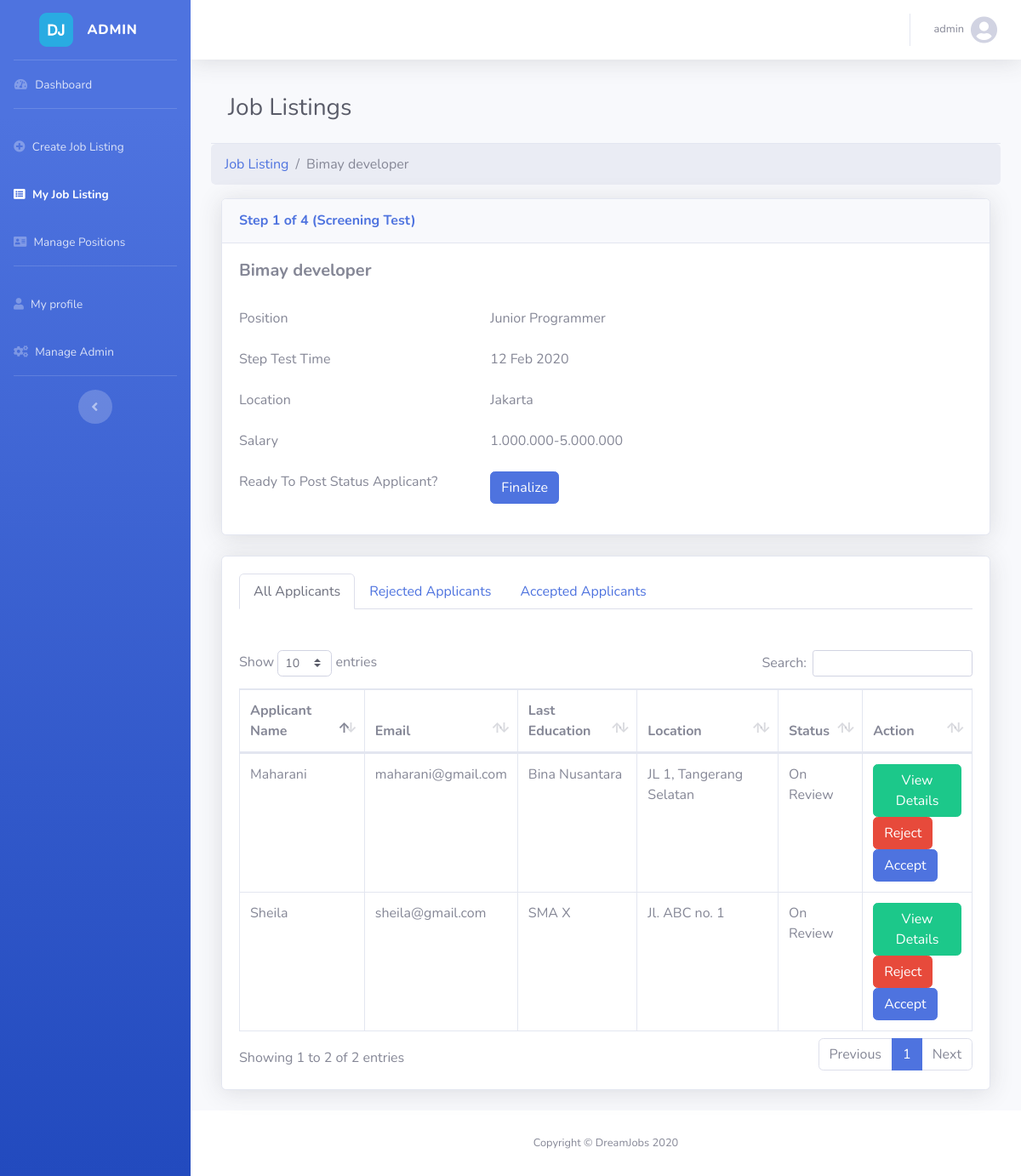
/Cdetailjob.php?id=VAC001 (signed in), run on the app's committed database.
### tables this page shows
CREATE TABLE `trvacancy` (
  `VacancyID` varchar(15) NOT NULL,
  `VacancyTitle` varchar(50) NOT NULL,
  `CompanyID` varchar(15) DEFAULT NULL,
  `PositionID` varchar(15) DEFAULT NULL,
  `VacancyStatusId` int(11) DEFAULT NULL,
  `SalaryRangeID` int(11) DEFAULT NULL,
  `EducationTypeID` int(11) DEFAULT NULL,
  `VacancyLocation` varchar(255) DEFAULT NULL,
  `CreatedDate` date DEFAULT NULL,
  `UpdatedDate` date DEFAULT NULL,
  `CreatedBy` varchar(125) DEFAULT NULL,
  `UpdatedBy` varchar(125) DEFAULT NULL
);

CREATE TABLE `msposition` (
  `PositionID` varchar(15) NOT NULL,
  `PositionName` varchar(255) DEFAULT NULL,
  `CreatedDate` date DEFAULT NULL,
  `UpdatedDate` date DEFAULT NULL,
  `CreatedBy` varchar(125) DEFAULT NULL,
  `UpdatedBy` varchar(125) DEFAULT NULL
);

CREATE TABLE `mssalaryrange` (
  `SalaryRangeId` int(11) NOT NULL,
  `SalaryRange` varchar(55) DEFAULT NULL
);

### Cdetailjob.php (the view, shortened to what this page needs)
<?php
if($_SESSION['RoleID']==2||$_SESSION['RoleID']==3){
?>
<!DOCTYPE html>
<html lang="en">
<head><meta http-equiv="Content-Type" content="text/html; charset=utf-8">
  <link href="vendor/fontawesome-free/css/all.min.css" rel="stylesheet" type="text/css">
  <link href="css/sb-admin-2.min.css" rel="stylesheet">
  <link href="vendor/datatables/dataTables.bootstrap4.min.css" rel="stylesheet">
</head>
<body id="page-top">
<?php
 include_once("Cexcontain.php");
 ?>
        <div class="container-fluid">
           <div class="card-header py-3">
              <h1 class="h3 mb-2 text-gray-800">Job Listings</h1>
            </div>
            <div class="row page-titles">
                <div class="col-md-12 align-self-center">
                    <ol class="breadcrumb">
                        <?php
                        include_once "config/DB.php";
                        $query="SELECT vacancytitle FROM trvacancy a join msposition b on a.PositionID=b.PositionID join mssalaryrange c on a.SalaryRangeID=c.SalaryRangeId WHERE vacancyid='".$_GET['id']."'";
                        $result=$conn->query($query);
                        while($data=$result->fetch_assoc())
                        { ?>
                        <li class="breadcrumb-item"><a href="Cmyjoblist.php">Job Listing</a></li>
                        <li class="breadcrumb-item active"><?php echo $data['vacancytitle']?></li>
                      <?php }
                      ?>
                    </ol>
                </div>
            </div>
            <div class="col-xl-12 col-lg-12">
              <div class="card shadow mb-4">
                <div class="card-header py-3 d-flex flex-row align-items-center justify-content-between">
                   <?php
                        include_once "config/DB.php";
                        $query="SELECT a.StepID as id,StepName FROM trvacancysteptime a join msstep b on a.stepid=b.stepid  where vacancyid='".$_GET['id']."' and StepStatus='On Review' order by a.stepid desc";
                        $result=$conn->query($query);
                        while($data=$result->fetch_assoc())
                        { ?>
                        <h6 class="m-0 font-weight-bold text-primary">Step <?php echo $data['id']?> of 4
                         (<?php echo $data['StepName']?>)</h6>
                      <?php }
                      ?>
                  </div>
                  <div class="card-body">
                     <?php
                        include_once "config/DB.php";
                        $query="SELECT vacancyid as vacid, vacancytitle,positionname,VacancyLocation,salaryrange,(SELECT a.StepID as id FROM trvacancysteptime a join msstep b on a.stepid=b.stepid  where vacancyid=vacid and StepStatus='On Review' order by a.stepid desc ) as stepidget,(select DATE_FORMAT(time,'%d %b %Y') from trvacancysteptime WHERE VacancyID=vacid and stepid=stepidget ) as testdate,
                        (SELECT datediff((select time from trvacancysteptime WHERE VacancyID=vacid and stepid=stepidget),curdate())) as dif FROM trvacancy a join msposition b on a.PositionID=b.PositionID join  mssalaryrange c on a.SalaryRangeID=c.SalaryRangeId
                           WHERE vacancyid='".$_GET['id']."'";
                        $result=$conn->query($query);
                        $querycel="select ((select count(*) as totaldetail from(select * from trvacancydetail GROUP by ApplicantFormID,VacancyID HAVING VacancyID='".$_GET['id']."')a)-
                        (select count(*) as totaldetail from(select * from trvacancydetailtemp GROUP by ApplicantFormID,VacancyID HAVING VacancyID='".$_GET['id']."')a)) difference ";
                        $resultcel=$conn->query($querycel);
                        $datacel=$resultcel->fetch_assoc();
                        while($data=$result->fetch_assoc()){
                        ?>
                        <div class="form-group mb-sm-3 row">
                         <label class="col-4 control-label">  <h5><b><?php echo $data['vacancytitle']?></b></h5>   </label>
                        </div>
                        <div class="form-group mb-sm-3 row">
                            <label class="col-4 control-label">Position</label>
                            <div class="col-8">
                                <label class="control-label"><?php echo $data['positionname']?></label>
                            </div>
                        </div>
                        <div class="form-group mb-sm-3 row">
                            <label class="col-4 control-label">Step Test Time</label>
                            <div class="col-8">
                                <label class="control-label"><?php echo $data['testdate']?></label>
                            </div>
                        </div>
                        <div class="form-group mb-sm-3 row">
                            <label class="col-4 control-label">Location</label>
                            <div class="col-8">
                                <label class="control-label"><?php echo $data['VacancyLocation']?></label>
                            </div>
                        </div>
                        <div class="form-group mb-sm-3 row">
                            <label class="col-4 control-label">Salary</label>
                            <div class="col-8">
                                <label class="control-label"><?php echo $data['salaryrange']?></label>
                            </div>
                        </div>
                        <?php
                        if($data['dif']>0){
                         { ?>
                          <div class="form-group mb-sm-3 row">
                            <label class="col-4 control-label">Ready To Post Status Applicant?</label>
                            <div class="col-8">
                                <label class="control-label">The test hasn't begin yet.</label>
                            </div>
                           </div>
                             <?php }
                        }
                        else{
                             { ?>
                                <div class="form-group mb-sm-3 row">
                            <label class="col-4 control-label">Ready To Post Status Applicant?</label>
                            <div class="col-8">
                                <?php
                                    if($datacel['difference']>0){
                                          { ?>      <a  data-toggle="modal"data-target="#failedconfirm">
                                                               <button  id="Accept" class="btn btn-primary"> Finalize </button>
                                                    </a>
                                          <?php }
                                    }
                                ?>
                            </div>
                           </div>
                             <?php }
                        }
                        ?>
                      <?php }?>
                  </div>
              </div>
            <div class="card shadow mb-4">
              <div class="card-body">
              <nav>
                  <div class="nav nav-tabs" id="nav-tab" role="tablist">
                    <a class="nav-item nav-link active" id="nav-home-tab" data-toggle="tab" href="#nav-home" role="tab" aria-controls="nav-home" aria-selected="true">All Applicants</a>
                  <a class="nav-item nav-link" id="nav-contact-tab" data-toggle="tab" href="#nav-reject" role="tab" aria-controls="nav-contact" aria-selected="false">Rejected Applicants</a>
                   <a class="nav-item nav-link" id="nav-contact-tab" data-toggle="tab" href="#nav-accept" role="tab" aria-controls="nav-contact" aria-selected="false">Accepted Applicants</a>
                    </div>
              </nav>
              <div class="tab-content" id="nav-tabContent">
                <div class="tab-pane fade show active" id="nav-home" role="tabpanel" aria-labelledby="nav-home-tab">
                  <br>
                  <br>
                  <div class="table-responsive">
                  <table class="table table-bordered" id="dataTable" width="100%" cellspacing="0">
                    <thead>
                      <tr>
                        <th>Applicant Name</th>
                        <th>Email</th>
                        <th>Last Education</th>
                        <th>Location</th>
                         <th>Status</th>
                        <th>Action</th>
                      </tr>
                    </thead>
                    <tbody>
                    <?php
                    include_once "config/DB.php";
                    $query="SELECT stepid,firstname ,lastname,useremail, applicantaddress,a.ApplicantFormID as applicantformid,lasteducationname,stepid FROM trvacancydetail a join trapplicantform  b on a.applicantformid=b.ApplicantFormId join msuser s on b.UserID=s.UserID  WHERE
                    vacancyid='".$_GET['id']."' and stepid=(select stepid from trvacancysteptime where vacancyid=
                      '".$_GET['id']."' and StepStatus='On Review') and applicantstatusid=4 GROUP by ApplicantFormID";
                    $result=$conn->query($query);
                    while($data=$result->fetch_assoc()){
                    ?>
                      <tr>
                        <td><?php echo $data['firstname']?></td>
                        <td><?php echo $data['useremail']?></td>
                        <td><?php echo $data['lasteducationname']?></td>
                        <td><?php echo $data['applicantaddress']?></td>
                       <?php
                         $query2="SELECT applicantformid, applicantstatusname as status from trvacancydetailtemp a join msapplicantstatus b on a.applicantstatusid=b.applicantstatusid where
                          ApplicantFormID='".$data['applicantformid']."' and VacancyID='".$_GET['id']."'";
                         $result2=$conn->query($query2);
                          if($result2->num_rows<1){
                              { ?>
                                <td>On Review</td>
                                <td>
                                 <a
                                  href="Capplicantdetail.php?id=<?php echo $data['applicantformid']?>&&vacancy=<?php echo $_GET['id']?>"
                                  style="text-decoration: none;" target="_Blank">
                                  <button  id="status" class="btn btn-success"> View Details </button>
                                   </a>
                                   <form method="POST"
                                  action="controller/rejectApp.php?ApplicantFormID=<?=$data['applicantformid']?>&&
                                    vacancyid=<?=$_GET['id']?>&&StepID=<?=$data['stepid']?>">
                                   <button  id="delete" class="btn btn-danger"> Reject </button>
                                   </form>
                                   <form method="POST"
                                    action="controller/acceptApp.php?ApplicantFormID=<?=$data['applicantformid']?>&&
                                      vacancyid=<?=$_GET['id']?>&&StepID=<?=$data['stepid']?>">
                                     <button  id="Accept" class="btn btn-primary"> Accept </button>
                                     </form>
                                   </td>
                              <?php }
                          }
                          ?>
                      </tr>
                    <?php }?>
                    </tbody>
                  </table>
                  </div>
                </div>
              </div>
               </div>
             </div>
             </div>
         </div>
      <footer class="sticky-footer bg-white">
        <div class="container my-auto">
          <div class="copyright text-center my-auto">
            <span>Copyright &copy; DreamJobs 2020</span>
          </div>
        </div>
      </footer>
    </div>
  </div>
</body>
</html>
<?php }?>

### data on the page
trvacancy: VacancyTitle "Bimay developer", PositionID.PositionName "Junior Programmer", testdate "12 Feb 2020", VacancyLocation "Jakarta", SalaryRangeID.SalaryRange "1.000.000-5.000.000"

### other printed values
$_SESSION['user'] "admin"
$data['id'] "1"
$data['StepName'] "Screening Test"
$data['firstname'] "Maharani"
$data['useremail'] "maharani@gmail.com"
$data['lasteducationname'] "Bina Nusantara"
$data['applicantaddress'] "JL 1, Tangerang Selatan"
$data['firstname'] "Sheila"
$data['useremail'] "sheila@gmail.com"
$data['lasteducationname'] "SMA X"
$data['applicantaddress'] "Jl. ABC no. 1"
